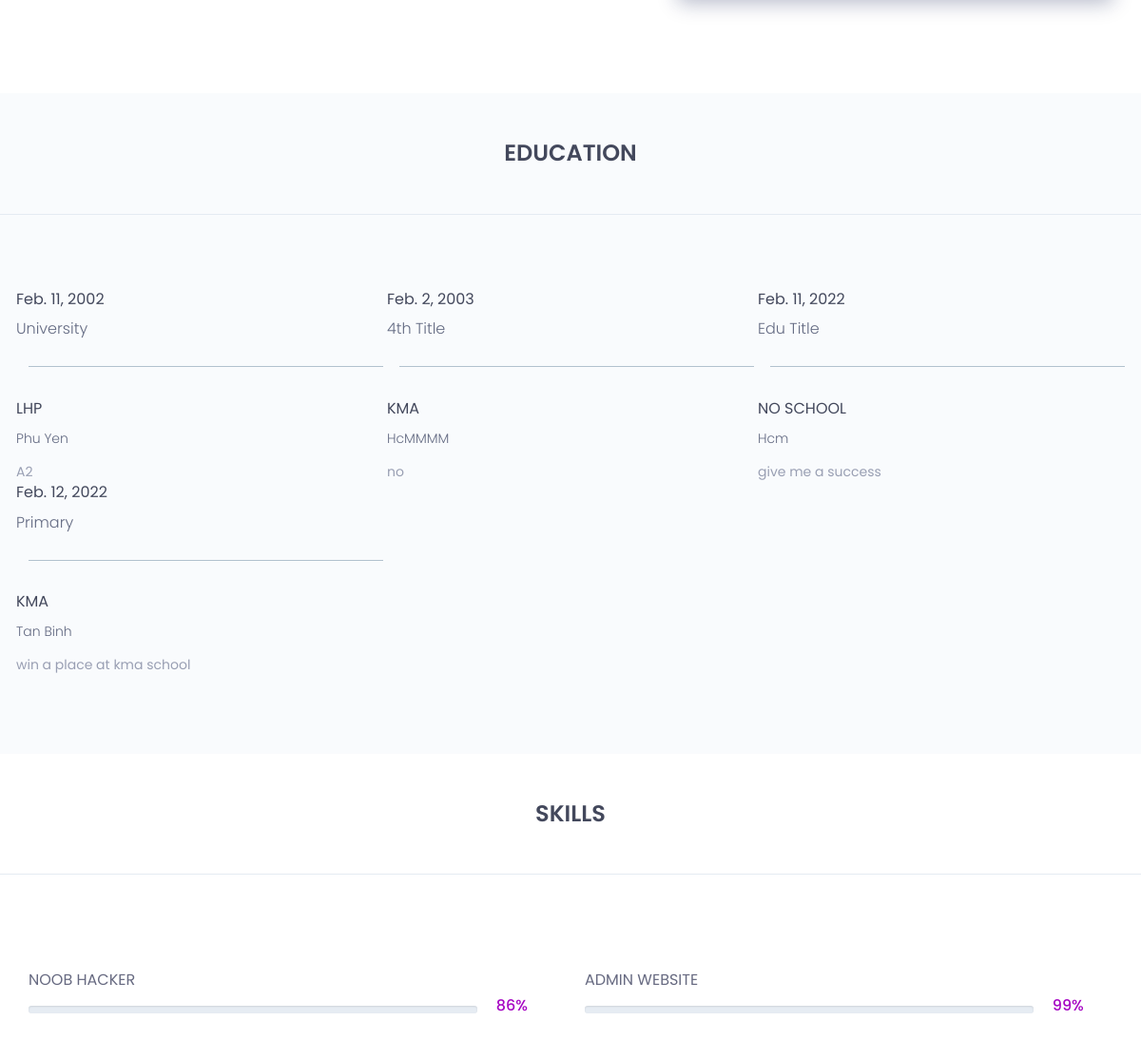
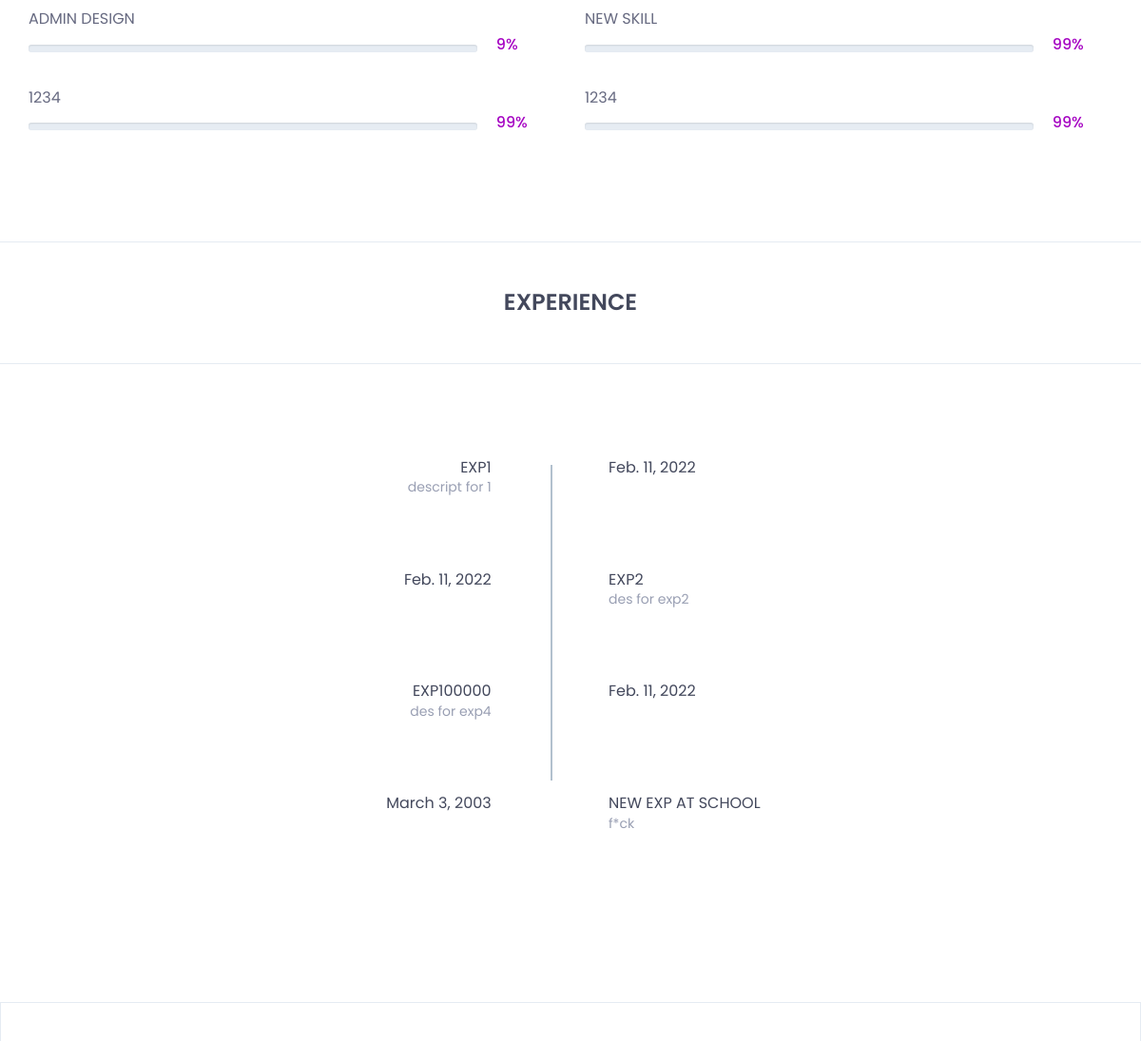
The app's page /profile/1/ (middle part), older data (2 pictures, top to bottom).
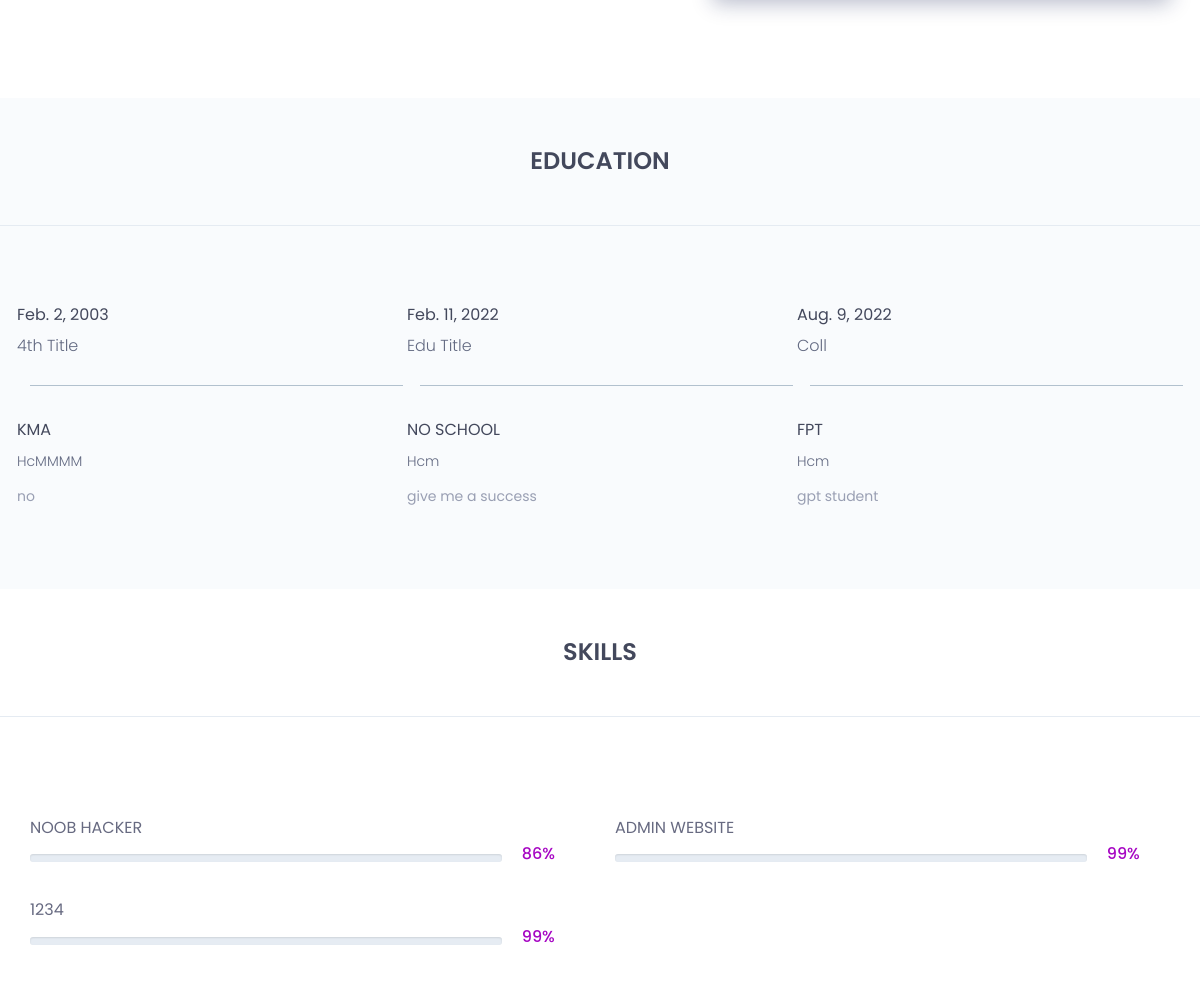
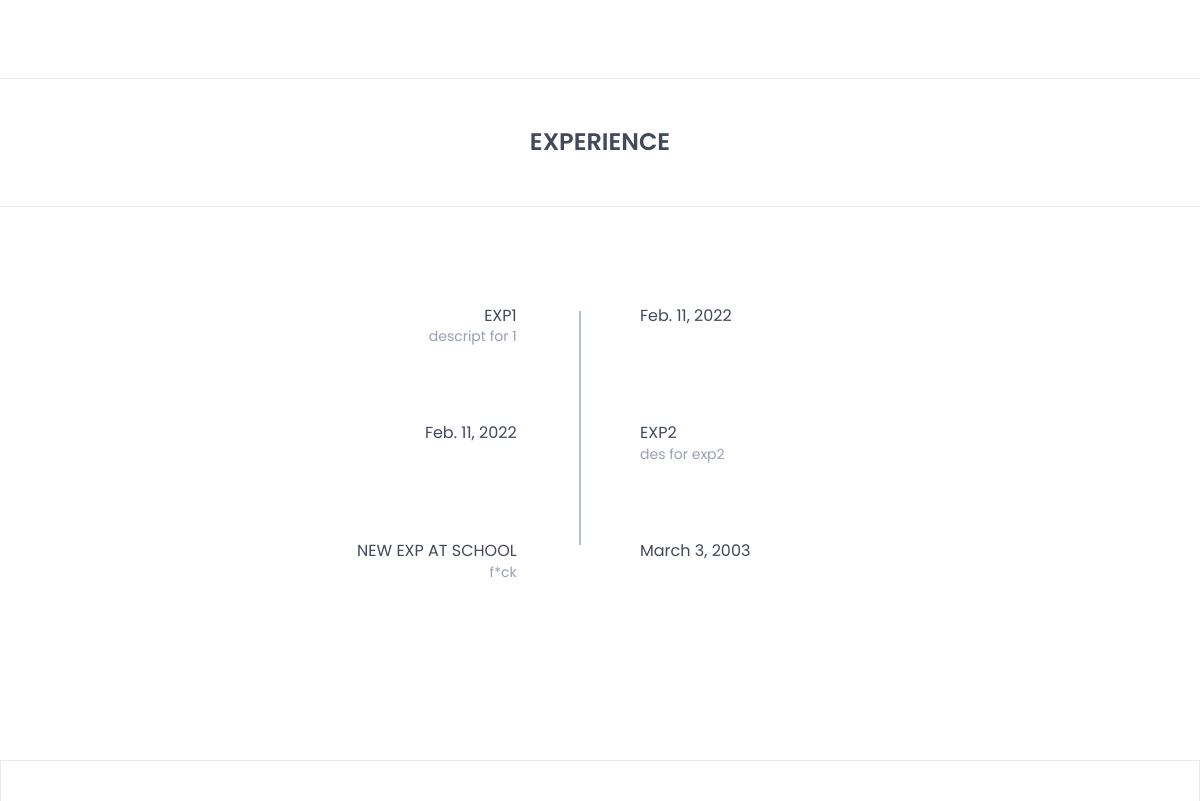
The same page, newer data (2 pictures, top to bottom).
### user/models.py (models this page shows, shortened)
class Education(models.Model):
    user = models.ForeignKey(User,on_delete=models.CASCADE,null=True,related_name="edu")
    edu_title = models.CharField(max_length=100, null=True)
    edu_year = models.DateField( null=True)
    edu_schoolname = models.CharField(max_length=100, null=True)
    edu_address = models.CharField(max_length=100, null=True)
    edu_content = models.TextField( null=True)

class Skill(models.Model):
    user = models.ForeignKey(User,on_delete=models.CASCADE,null=True,related_name="skill")
    skill_title = models.CharField(max_length=100, null=True)
    skill_progress = models.DecimalField(max_digits=2, decimal_places=0, null=True)

class Experience(models.Model):
    user = models.ForeignKey(User,on_delete=models.CASCADE,null=True,related_name="exp")
    exp_title = models.CharField(max_length=100, null=True)
    exp_year  = models.DateField(null=True)
    exp_descript = models.TextField(null=True)

### user/views.py (the view)
# urls.py: path('profile/<str:p>/',userview.profile, name = "profile"),
def profile(request, p):
    context = {
        'profile' : Profile.objects.filter(user=p).first(),
        'username' : User.objects.filter(id=p).first(),
    }
    return render(request,'user/profile.html/',context)

### user/templates/user/profile.html (shortened to what the changed rows need)
{%load static%}
<!doctype html>
<html class="no-js" lang="en">
    <head>
        <link rel="stylesheet" href="{%static 'profile/css/font-awesome.min.css'%}">
		<link rel="stylesheet" href="{%static 'profile/css/flaticon.css'%}">
        <link rel="stylesheet" href="{%static 'profile/css/animate.css'%}">
        <link rel="stylesheet" href="{%static 'profile/css/owl.carousel.min.css'%}">
		<link rel="stylesheet" href="{%static 'profile/css/owl.theme.default.min.css'%}">
        <link rel="stylesheet" href="{%static 'profile/css/bootstrap.min.css'%}">
		<link rel="stylesheet" href="{%static 'profile/css/bootsnav.css'%}" >
        <link rel="stylesheet" href="{%static 'profile/css/style.css'%}">
        <link rel="stylesheet" href="{%static 'profile/css/responsive.css'%}">
    </head>
	<body>
		<section id="education" class="education">
			<div class="section-heading text-center">
				<h2>education</h2>
			</div>
			<div class="container">
				<div class="education-horizontal-timeline">
					<div class="row">
						{%for edu in username.edu.all|dictsort:"edu_year"%}
						{%if edu.user == profile.user%}
						<div class="col-sm-4">
							<div class="single-horizontal-timeline">
								<div class="experience-time">
									<h2>{{edu.edu_year}}</h2>
									<h3>{{edu.edu_title}}</h3>
								</div>
								<div class="timeline-horizontal-border">
									<i class="fa fa-circle" aria-hidden="true"></i>
									<span class="single-timeline-horizontal"></span>
								</div>
								<div class="timeline">
									<div class="timeline-content">
										<h4 class="title">
											{{edu.edu_schoolname}}
										</h4>
										<h5>{{edu.edu_address}}</h5>
										<p class="description">
											{{edu.edu_content}}
										</p>
									</div>
								</div>
							</div>
						</div>
						{%endif%}
						{%endfor%}
					</div>
				</div>
			</div>
		</section>
		<section id="skills" class="skills">
				<div class="skill-content">
					<div class="section-heading text-center">
						<h2>skills</h2>
					</div>
					<div class="container">
						<div class="row">
							<div class="col-md-6">
								<div class="single-skill-content">
									{%for skill in username.skill.all%}
									{% if not forloop.counter|divisibleby:2 %}
									<div class="barWrapper">
										<span class="progressText">{{skill.skill_title}}</span>
										<div class="single-progress-txt">
											<div class="progress ">
											</div>
											<h3>{{skill.skill_progress}}%</h3>
										</div>
									</div>
									{%endif%}
									{%endfor%}
								</div>
							</div>
							<div class="col-md-6">
								<div class="single-skill-content">
									{%for skill in username.skill.all%}
									{% if forloop.counter|divisibleby:2 %}
									<div class="barWrapper">
										<span class="progressText">{{skill.skill_title}}</span>
										<div class="single-progress-txt">
											<div class="progress ">
											</div>
											<h3>{{skill.skill_progress}}%</h3>
										</div>
									</div>
									{%endif%}
									{%endfor%}
								</div>
							</div>
						</div>
					</div>
				</div>
		</section>
		<section id="exp" class="experience">
			<div class="section-heading text-center">
				<h2>experience</h2>
			</div>
			<div class="container">
				<div class="experience-content">
						<div class="main-timeline" style="margin-left: 50px;">
							<ul>
								{%for exp in username.exp.all|dictsortreversed:"exp_year"%}
								{% if not forloop.counter|divisibleby:2 %}
								<li>
									<div class="single-timeline-box fix">
										<div class="row">
											<div class="col-md-5">
												<div class="timeline">
													<div class="timeline-content text-right">
														<h4 class="title">
															{{exp.exp_title}}
														</h4>
														<p class="description">
															{{exp.exp_descript}}
														</p>
													</div>
												</div>
											</div>
											<div class="col-md-offset-1 col-md-5 experience-time-main">
												<div class="experience-time">
													<h2>
														<span><i class="fa fa-circle" aria-hidden="true"></i></span>
														{{exp.exp_year}}
													</h2>
												</div>
											</div>
										</div>
									</div>
								</li>
								{%endif%}
								{% if forloop.counter|divisibleby:2 %}
								<li>
									<div class="single-timeline-box fix">
										<div class="row">
											<div class="col-md-5">
												<div class="experience-time text-right">
													<h2>{{exp.exp_year}}</h2>
												</div>
											</div>
											<div class="col-md-offset-1 col-md-5">
												<div class="timeline">
													<div class="timeline-content">
														<h4 class="title">
															<span><i class="fa fa-circle" aria-hidden="true"></i></span>
															{{exp.exp_title}}
														</h4>
														<p class="description">
															{{exp.exp_descript}}
														</p>
													</div>
												</div>
											</div>
										</div>
									</div>
								</li>
								{%endif%}
								{%endfor%}
							</ul>
						</div>
					</div>
			</div>
		</section>
    </body>
</html>

Row changes from the older to the newer data that the page shows:
removed Education: edu_year "Feb. 11, 2002", edu_title "University", edu_schoolname "LHP", edu_address "Phu Yen", edu_content "A2"
removed Education: edu_year "Feb. 12, 2022", edu_title "Primary", edu_schoolname "KMA", edu_address "Tan Binh", edu_content "win a place at kma school"
removed Skill: skill_title "ADMIN DESIGN", skill_progress "9", shown under "SKILLS"
removed Skill: skill_title "NEW SKILL", skill_progress "99"
removed Skill: skill_title "1234", skill_progress "99"
removed Experience: exp_title "EXP100000", exp_descript "des for exp4", exp_year "Feb. 11, 2022"
added Education: edu_year "Aug. 9, 2022", edu_title "Coll", edu_schoolname "FPT", edu_address "Hcm", edu_content "gpt student"
